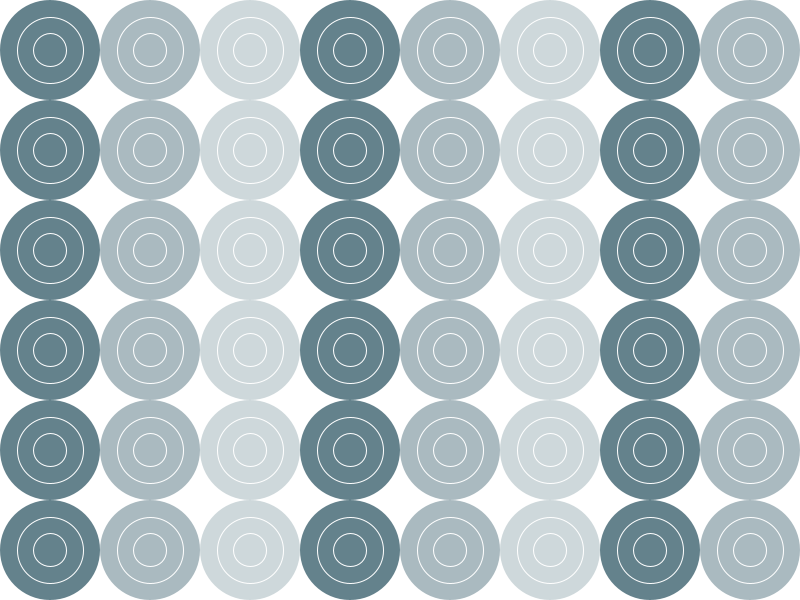
Frame 1 (no input)
Frame 60 (the mouse pressed at the canvas centre just before this capture): identical to frame 1, image omitted
Frame 120 (the mouse held since frame 60 and released just before this capture): identical to frame 1, image omitted

The Processing sketch that drew this single still picture (run headless with seeded random() and noise(); from frame 60 on, the mouse is pressed at the canvas centre):

// Processing sketch: pattern5
// ── pattern5.pde
int a;
void setup() {
  size(800, 600);
  background(255);
  for (int y = 50; y <= height; y += 100) {
    for (int x = 50; x <= width; x += 300) {
      givup(x, y);
    }
  }
}

void draw() {
}

void crc0(float x, float y) {
  noStroke();
  fill(100, 130, 140, 255);
  circle(x, y, 100);
  noFill();
  stroke(255);
  circle(x, y, 33);
  circle(x, y, 66);
}

void crc1(float x, float y) {
  noStroke();
  fill(100, 130, 140, 140);
  circle(x, y, 100);
  noFill();
  stroke(255);
  circle(x, y, 33);
  circle(x, y, 66);
}
void crc2(float x, float y) {
  noStroke();
  fill(100, 130, 140, 80);
  circle(x, y, 100);
  noFill();
  stroke(255);
  circle(x, y, 33);
  circle(x, y, 66);
}

void givup(float x, float y) {
  crc0(x, y);
  crc1(x+100, y);
  crc2(x+200, y);
}
